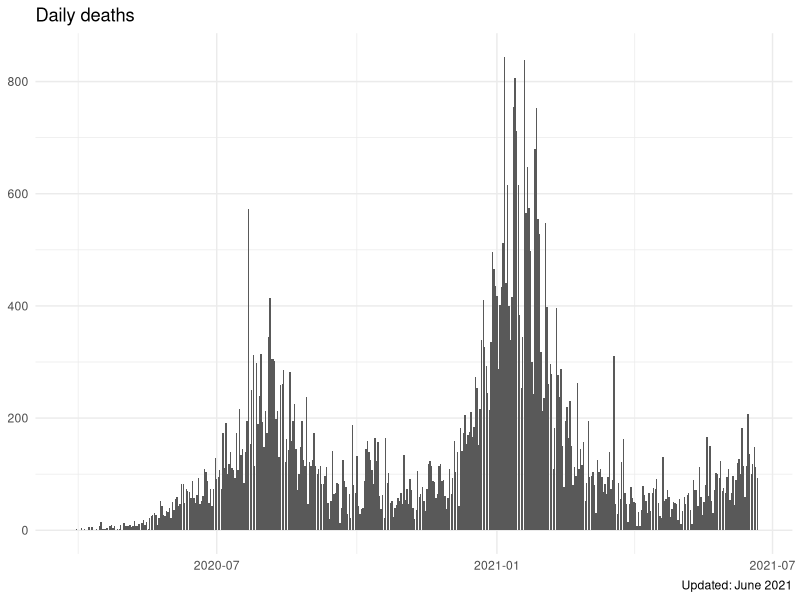
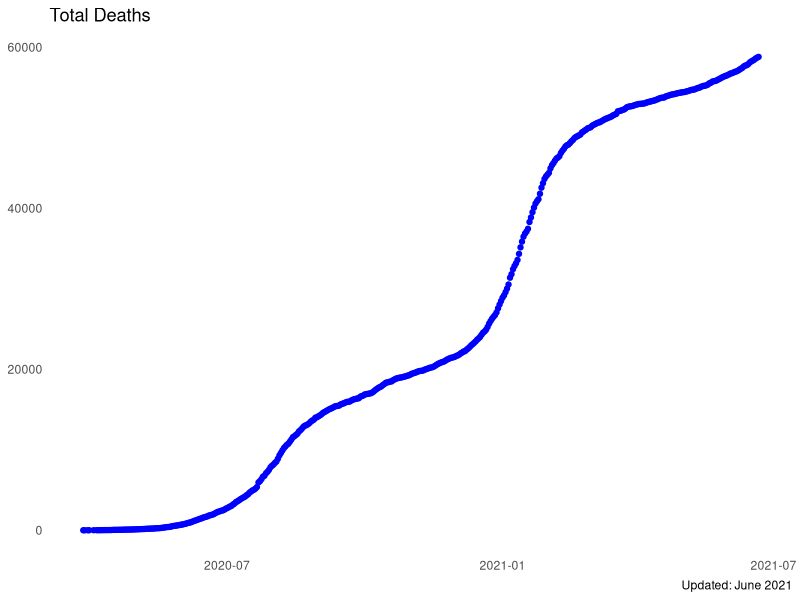
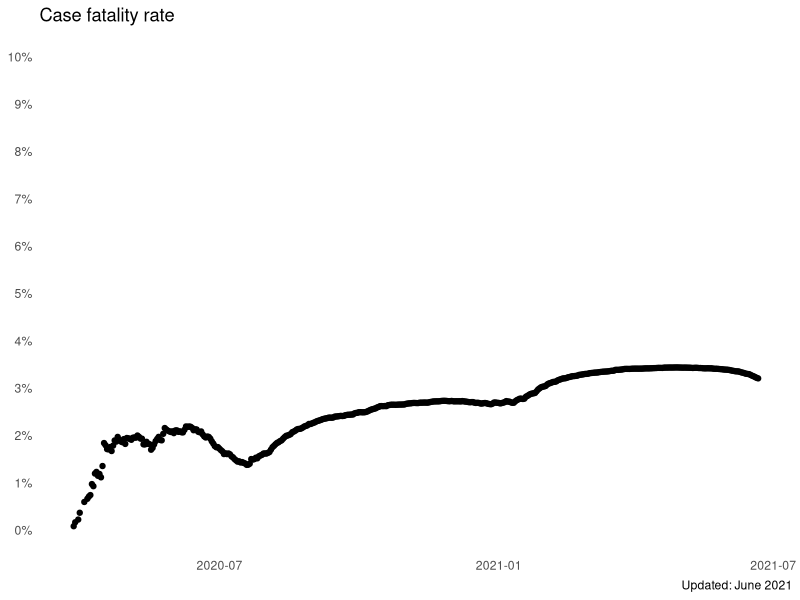
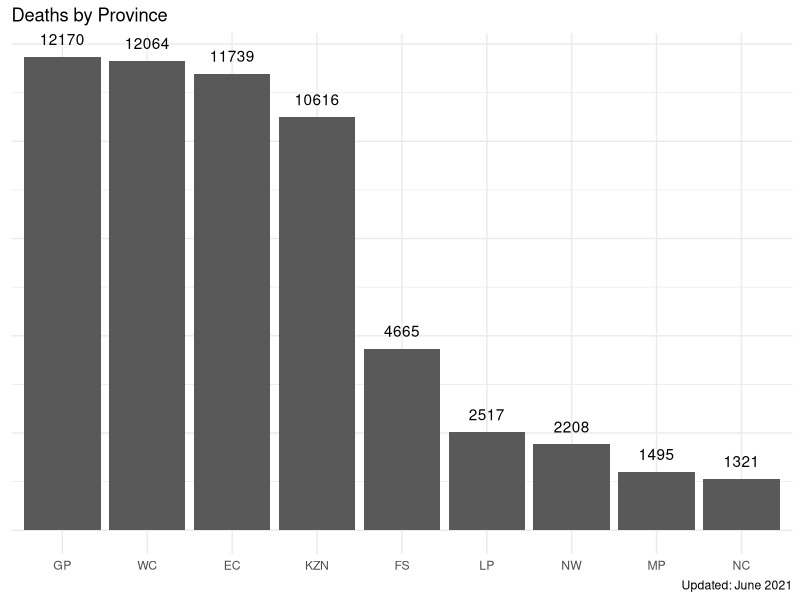
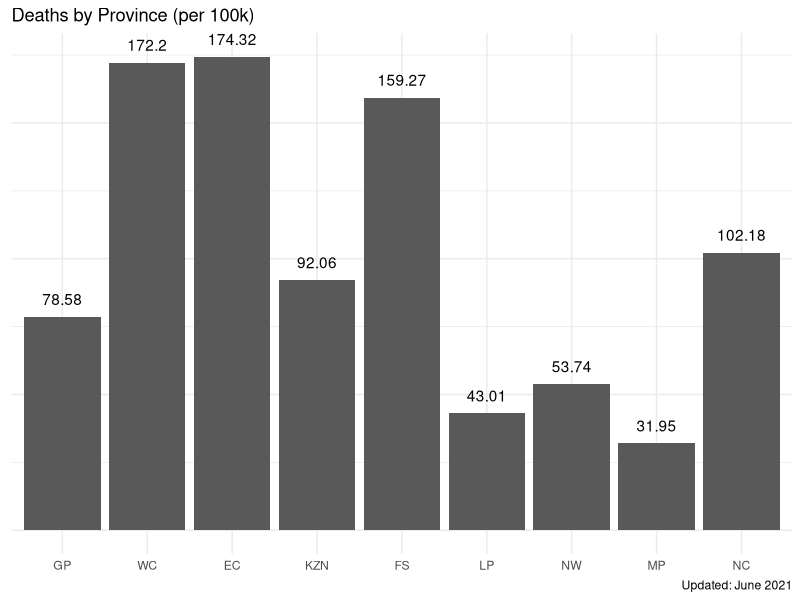

The R script that drew these images, in order:
## ---- chunk 1
library(tidyverse)
library(lubridate)
## ---- chunk 2
data <- read.csv("data/covid19za_provincial_cumulative_timeline_deaths.csv")
head(data)
## ---- chunk 3
deaths <- data %>% pivot_longer(c('EC', 'FS', 'GP', 'KZN', 'LP', 'MP', 'NC', 'NW', 'WC', 'UNKNOWN'), names_to = "province", values_to = "deaths")
deaths <- deaths %>% 
  select(date, province, deaths, total)  %>% 
  filter(province != 'UNKNOWN') %>% 
  mutate(date = dmy(date))

head(deaths)
## ---- chunk 4
deaths_summary <- data %>%
  mutate(date = dmy(date)) %>%
  mutate(daily_deaths=total-lag(total,default=0)) %>%
  mutate(total_deaths = total) %>%
  select(date, daily_deaths, total_deaths)
## ---- chunk 5
ggplot(deaths_summary, aes(date, daily_deaths)) + 
  geom_col() +
  labs(title= "Daily deaths",
       caption = "Updated: June 2021",
       x = NULL,
       y = NULL) +
  theme_minimal()
## ---- chunk 6
# total confirmed cases in SA
cases <- read.csv("data/covid19za_provincial_cumulative_timeline_confirmed.csv")
cases <- cases %>%
  mutate(date = dmy(date)) %>%
  mutate(total_confirmed_cases = total) %>%
  select(date, total_confirmed_cases)
head(cases)

## ---- chunk 7
# add confirmed cases and fatality rate to deaths df 
deaths_summary <- deaths_summary %>%
  left_join(cases, by="date") %>%
  mutate(fatality_rate = 100*(total_deaths / total_confirmed_cases))

head(deaths_summary)

## ---- chunk 8
# plot total deaths
p1 <- ggplot() + 
  geom_point(data=deaths_summary, aes(date, total_deaths), color="blue") +
  labs(title= "Total Deaths",
       caption = "Updated: June 2021",
       x = NULL,
       y = NULL) +
  theme_minimal() +  
  theme(panel.grid.minor = element_blank(), 
  panel.grid.major = element_blank())

p1
## ---- chunk 9
# plot fatality rate
p2 <- ggplot(data=deaths_summary, aes(date, fatality_rate)) + 
  geom_point() +
  labs(title= "Case fatality rate",
       caption = "Updated: June 2021",
       x = NULL,
       y = NULL) +
  scale_y_continuous(breaks = seq(0, 10, by = 1), limits = c(0, 10), labels = function(x) paste0(x, '%')) +
  theme_minimal() +  
  theme(panel.grid.minor = element_blank(), 
  panel.grid.major = element_blank())

p2
## ---- chunk 10
# overlay death and cfr plots

# adapted from https://drawar.github.io/posts/dual-y-axis-ggplot2/

# Get the plot grobs
g1 <- ggplotGrob(p1)
g2 <- ggplotGrob(p2)

# Get the locations of the plot panels in g1.
pp <- c(subset(g1$layout, name == "panel", se = t:r))

library(gtable)
library(grid)
# Overlap panel for second plot on that of the first plot
g1 <- gtable_add_grob(g1, g2$grobs[[which(g2$layout$name == "panel")]], pp$t, pp$l, pp$b, pp$l)

# ggplot contains many labels that are themselves complex grob; 
# usually a text grob surrounded by margins.
# When moving the grobs from, say, the left to the right of a plot,
# make sure the margins and the justifications are swapped around.
# The function below does the swapping.
# Taken from the cowplot package:
# https://github.com/wilkelab/cowplot/blob/master/R/switch_axis.R 
hinvert_title_grob <- function(grob){

# Swap the widths
widths <- grob$widths
grob$widths[1] <- widths[3]
grob$widths[3] <- widths[1]
grob$vp[[1]]$layout$widths[1] <- widths[3]
grob$vp[[1]]$layout$widths[3] <- widths[1]

# Fix the justification
grob$children[[1]]$hjust <- 1 - grob$children[[1]]$hjust 
grob$children[[1]]$vjust <- 1 - grob$children[[1]]$vjust 
grob$children[[1]]$x <- unit(1, "npc") - grob$children[[1]]$x
grob
}

# Get the y axis from g2 (axis line, tick marks, and tick mark labels)
index <- which(g2$layout$name == "axis-l")  # Which grob
yaxis <- g2$grobs[[index]]                  # Extract the grob

# yaxis is a complex of grobs containing the axis line, the tick marks, and the tick mark labels.
# The relevant grobs are contained in axis$children:
#   axis$children[[1]] contains the axis line;
#   axis$children[[2]] contains the tick marks and tick mark labels.

# Second, swap tick marks and tick mark labels
ticks <- yaxis$children[[2]]
ticks$widths <- rev(ticks$widths)
ticks$grobs <- rev(ticks$grobs)

# Third, move the tick marks
# Tick mark lengths can change. 
# A function to get the original tick mark length
# Taken from the cowplot package:
# https://github.com/wilkelab/cowplot/blob/master/R/switch_axis.R 
plot_theme <- function(p) {
plyr::defaults(p$theme, theme_get())
}

tml <- plot_theme(p1)$axis.ticks.length   # Tick mark length
#ticks$grobs[[1]]$x <- ticks$grobs[[1]]$x - unit(1, "npc") + tml

# Fourth, swap margins and fix justifications for the tick mark labels
ticks$grobs[[2]] <- hinvert_title_grob(ticks$grobs[[2]])

# Fifth, put ticks back into yaxis
yaxis$children[[2]] <- ticks

# Put the transformed yaxis on the right side of g1
g1 <- gtable_add_cols(g1, g2$widths[g2$layout[index, ]$l], pp$r)
g1 <- gtable_add_grob(g1, yaxis, pp$t, pp$r + 1, pp$b, pp$r + 1, clip = "off", name = "axis-r")

# Labels grob
left = textGrob("Total deaths", x = 0, y = 0.9, just = c("left", "top"), gp = gpar(fontsize = 14, col =  "blue"))
right =  textGrob("Fatality rate", x = 1, y = 0.9, just = c("right", "top"), gp = gpar(fontsize = 14))
labs = gTree("Labs", children = gList(left, right))

# New row in the gtable for labels
height = unit(3, "grobheight", left)
g1 <- gtable_add_rows(g1, height, 2)  

# Put the label in the new row
g1 = gtable_add_grob(g1, labs, t=3, l=3, r=5)

# Turn off clipping in the plot panel
g1$layout[which(g1$layout$name == "panel"), ]$clip = "off"

# Print to PDF
ggsave("deaths_and_fatality.pdf", g1, width=5, height=5)
## ---- chunk 11
total_deaths <- tail(data, 1) %>% pivot_longer(c('EC', 'FS', 'GP', 'KZN', 'LP', 'MP', 'NC', 'NW', 'WC', 'UNKNOWN'), names_to = "province", values_to = "deaths")
total_deaths <- total_deaths %>% 
  select(date, province, deaths, total)  %>% 
  filter(province != 'UNKNOWN') %>% 
  mutate(date = dmy(date)) %>%
  arrange(desc(deaths))

total_deaths$province <- factor(total_deaths$province, levels = total_deaths$province)
total_deaths
## ---- chunk 12
ggplot(total_deaths, aes(province, deaths)) + 
  geom_col() +
  geom_text(aes(label = deaths), vjust = -1) +
  scale_x_discrete() +
  scale_y_continuous(labels = NULL) +
  labs(title= "Deaths by Province",
       caption = "Updated: June 2021",
       x = NULL,
       y = NULL) +
  theme_minimal()
## ---- chunk 13

total_deaths <- total_deaths %>%  
  mutate(code = province) %>%  # format so the column names are the same to be able to join the dataframes
  mutate(provincial_deaths = deaths) %>%
  select(!province) %>%
  select(!deaths)
total_deaths
## ---- chunk 14
province_population <- read.csv("data/province_population.csv")
province_population


total_deaths <- total_deaths %>%
  left_join(province_population, by = "code") # join dataframes so total_deaths includes province populations

total_deaths <- total_deaths %>%
  mutate(deaths_per_100k = round(100000 * provincial_deaths / population, digits=2)) %>% # add deaths per 100k
  arrange(desc(provincial_deaths))

total_deaths$province <- factor(total_deaths$province, levels = total_deaths$province)
total_deaths$code <- factor(total_deaths$code, levels = total_deaths$code)

total_deaths
## ---- chunk 15
ggplot(total_deaths, aes(code, deaths_per_100k)) + 
  geom_col() +
  geom_text(aes(label = deaths_per_100k), vjust = -1) +
  scale_x_discrete() +
  scale_y_continuous(labels = NULL) +
  labs(title= "Deaths by Province (per 100k)",
       caption = "Updated: June 2021",
       x = NULL,
       y = NULL) +
  theme_minimal()
